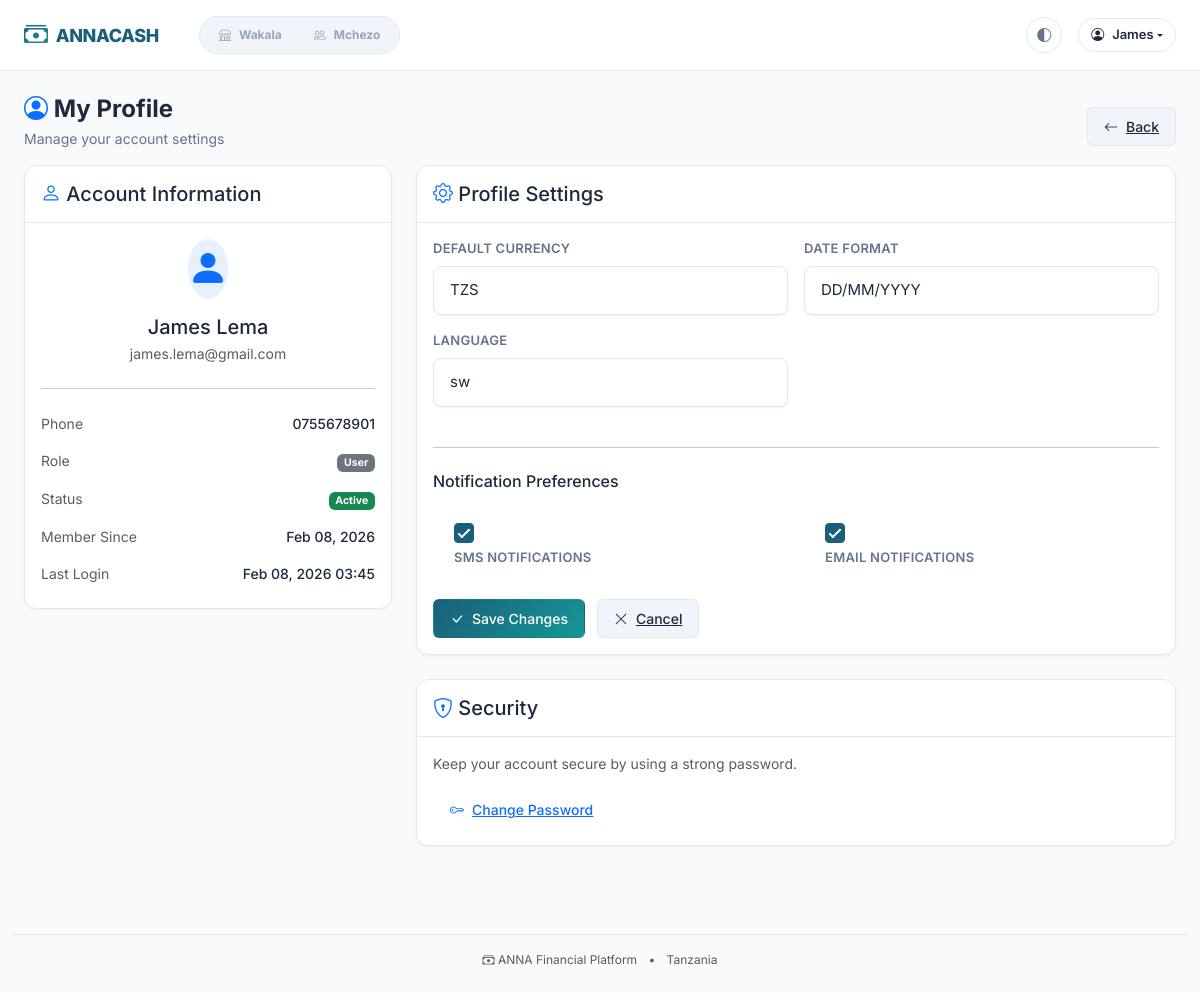
/accounts/profile/ (signed in), run on an earlier commit of the app's database.
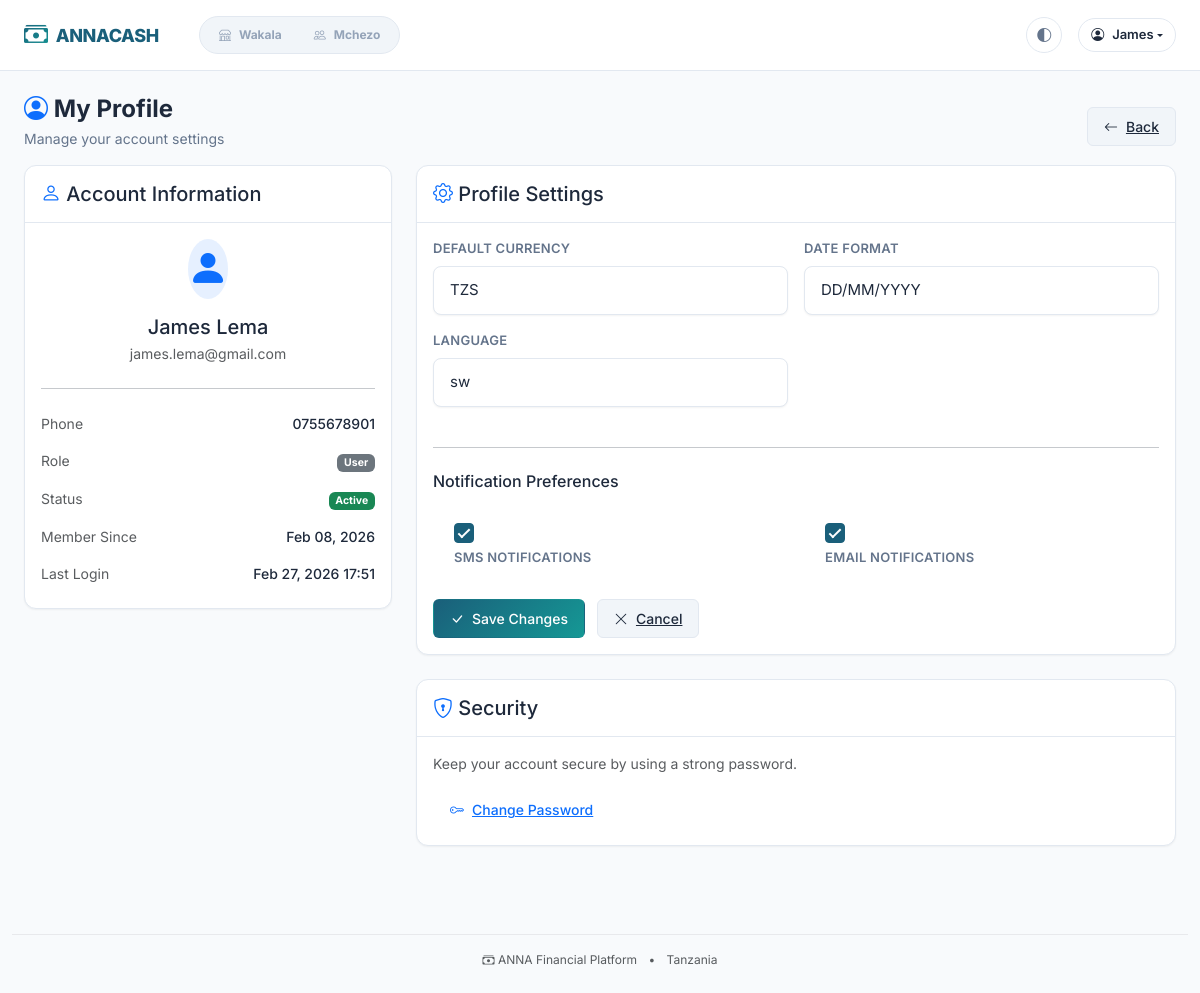
And on a later commit of the database.
### accounts/models.py (models this page shows, shortened)
class User(AbstractBaseUser, PermissionsMixin):
    email = models.EmailField(unique=True)
    phone_number = models.CharField(max_length=20, unique=True, blank=True, null=True)
    first_name = models.CharField(max_length=100)
    last_name = models.CharField(max_length=100)
    is_active = models.BooleanField(default=True)
    is_staff = models.BooleanField(default=False)
    is_superuser = models.BooleanField(default=False)
    date_joined = models.DateTimeField(default=timezone.now)
    last_login = models.DateTimeField(blank=True, null=True)
    profile_image = models.ImageField(upload_to="profiles/", blank=True, null=True)
    bio = models.TextField(blank=True)
    timezone = models.CharField(max_length=50, default="Africa/Nairobi")
    national_id = models.CharField(max_length=20, blank=True, null=True)
    region = models.CharField(max_length=100, blank=True)
    district = models.CharField(max_length=100, blank=True)
    objects = UserManager()
    USERNAME_FIELD = "email"
    REQUIRED_FIELDS = ["first_name", "last_name"]
    class Meta:
        verbose_name = "User"
        verbose_name_plural = "Users"
        ordering = ["-date_joined"]
    def get_full_name(self):
        return f"{self.first_name} {self.last_name}".strip()

### accounts/views.py (the view)
# urls.py: path("profile/", views.UserProfileView.as_view(), name="profile"),
class UserProfileView(LoginRequiredMixin, UpdateView):
    model = UserProfile
    form_class = UserProfileForm
    template_name = "accounts/profile.html"
    success_url = reverse_lazy("accounts:profile")
    def get_object(self, queryset=None):
        profile, created = UserProfile.objects.get_or_create(user=self.request.user)
        return profile
    def get_context_data(self, **kwargs):
        context = super().get_context_data(**kwargs)
        context["user"] = self.request.user
        return context

### accounts/forms.py
class UserProfileForm(FormStyleMixin, forms.ModelForm):
    class Meta:
        model = UserProfile
        fields = (
            "default_currency",
            "date_format",
            "language",
            "sms_notifications",
            "email_notifications",
        )

### core/context_processors.py (called while the page is built, shortened)
def navigation_context(request):
    from core.models import WakalaRole, MchezoRole
    wakala_roles = WakalaRole.objects.filter(
        user=request.user, is_active=True
    ).select_related("wakala")
    wakalas = [role.wakala for role in wakala_roles]
    mchezo_roles = MchezoRole.objects.filter(
        user=request.user, is_active=True
    ).select_related("group")
    mchezo_groups = [role.group for role in mchezo_roles]
    return {
        "wakalas": wakalas,
        "mchezo_groups": mchezo_groups,
        "has_wakala_access": len(wakalas) > 0,
        "has_mchezo_access": len(mchezo_groups) > 0,
    }

### templates/accounts/profile.html (shortened to what the changed rows need)
{% extends 'base.html' %}
{% block content %}
<div class="row">
    <div class="col-lg-4 mb-4">
        <div class="anna-card">
            <div class="anna-card-body">
                <div class="text-center mb-4">
                    <div class="avatar-lg bg-primary bg-opacity-10 text-primary rounded-circle d-inline-flex align-items-center justify-content-center mb-3">
                        <i class="bi bi-person-fill fs-1"></i>
                    </div>
                    <h5 class="mb-1">{{ user.get_full_name|default:user.email }}</h5>
                    <p class="text-muted mb-0">{{ user.email }}</p>
                </div>
                <ul class="list-unstyled mb-0">
                    <li class="d-flex justify-content-between py-2">
                        <span class="text-muted">Phone</span>
                        <span class="fw-medium">{{ user.phone_number|default:"-" }}</span>
                    </li>
                    <li class="d-flex justify-content-between py-2">
                        <span class="text-muted">Member Since</span>
                        <span class="fw-medium">{{ user.date_joined|date:"M d, Y" }}</span>
                    </li>
                    <li class="d-flex justify-content-between py-2">
                        <span class="text-muted">Last Login</span>
                        <span class="fw-medium">{{ user.last_login|date:"M d, Y H:i" }}</span>
                    </li>
                </ul>
            </div>
        </div>
    </div>
</div>
{% endblock %}

### templates/base.html (shortened to what this page needs)
<!DOCTYPE html>
<html lang="sw">
<head>
    {% load static %}
    <link href="https://cdn.jsdelivr.net/npm/bootstrap@5.3.0/dist/css/bootstrap.min.css" rel="stylesheet">
    <link href="https://cdn.jsdelivr.net/npm/bootstrap-icons@1.11.0/font/bootstrap-icons.css" rel="stylesheet">
    <link href="{% static 'css/variables.css' %}" rel="stylesheet">
    <link href="{% static 'css/anna.css' %}" rel="stylesheet">
</head>
<body>
    <nav class="navbar navbar-expand-lg anna-navbar">
        <div class="container-fluid px-3 px-lg-4">
            <a class="navbar-brand anna-navbar-brand" href="/">
                <i class="bi bi-cash-stack"></i> ANNACASH
            </a>
            {% if user.is_authenticated %}
            <div class="collapse navbar-collapse" id="navbarNav">
                <div class="anna-app-switcher ms-lg-4 me-auto d-none d-lg-flex">
                    {% if has_wakala_access %}
                    <a href="{% url 'dashboard:app_switcher' %}?app=wakala" class="anna-app-switcher-btn {% if request.path|slice:':8' == '/wakala' or '/wakala/' in request.path %}active{% endif %}">
                        <i class="bi bi-shop"></i> Wakala
                    </a>
                    {% endif %}
                    {% if has_mchezo_access %}
                    <a href="{% url 'dashboard:app_switcher' %}?app=mchezo" class="anna-app-switcher-btn {% if request.path|slice:':7' == '/mchezo' or '/mchezo/' in request.path %}active{% endif %}">
                        <i class="bi bi-people"></i> Mchezo
                    </a>
                    {% endif %}
                </div>
                <div class="d-flex flex-column flex-lg-row align-items-lg-center gap-3 mt-3 mt-lg-0 ms-auto">
                    <button class="theme-toggle d-none d-lg-flex" title="Cycle theme">
                        <i class="bi bi-circle-half"></i>
                    </button>
                    <div class="dropdown d-none d-lg-block">
                        <button class="anna-user-menu-btn dropdown-toggle d-flex align-items-center" type="button" data-bs-toggle="dropdown" aria-expanded="false">
                            <i class="bi bi-person-circle me-2"></i>
                            <span class="d-none d-sm-inline">{{ user.first_name|default:user.email|truncatechars:15 }}</span>
                        </button>
                    </div>
                </div>
            </div>
            {% endif %}
        </div>
    </nav>
    <main class="container-fluid px-3 px-lg-4 py-4">
        {% block content %}{% endblock %}
    </main>
    <footer class="text-center py-4 text-muted" style="font-size: 0.75rem;">
        <div class="container-fluid">
            <hr class="my-3" style="opacity: 0.1;">
            <p class="mb-0">
                <i class="bi bi-cash-stack"></i> ANNA Financial Platform
                <span class="mx-2">•</span>
                Tanzania
            </p>
        </div>
    </footer>
</body>
</html>

What changed in the data, as far as the page shows it:
changed User "James Lema": last_login "Feb 08, 2026 03:45" → "Feb 27, 2026 17:51"
